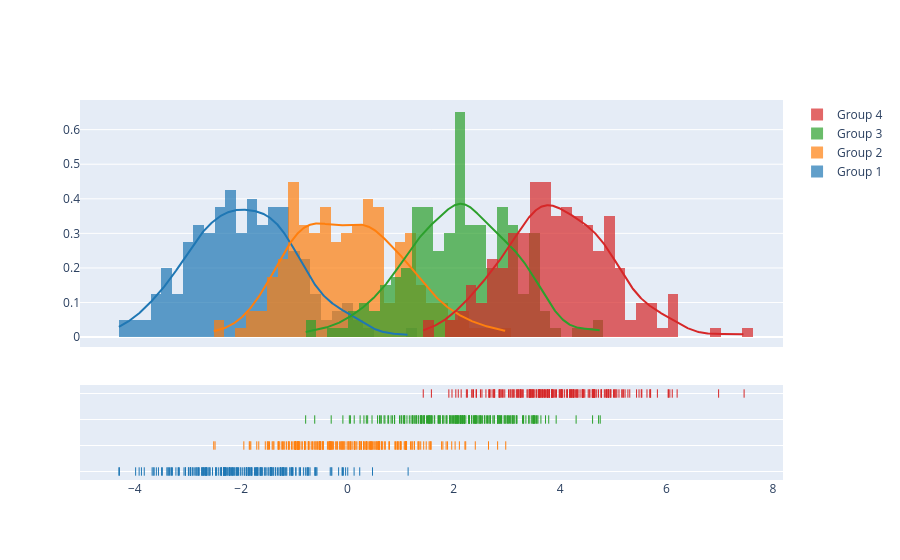

The cell this chart's notebook holds for it:
### Code cell
import plotly.figure_factory as ff

# Add histogram data
x1 = np.random.randn(200) - 2
x2 = np.random.randn(200)
x3 = np.random.randn(200) + 2
x4 = np.random.randn(200) + 4

# Group data together
hist_data = [x1, x2, x3, x4]

group_labels = ['Group 1', 'Group 2', 'Group 3', 'Group 4']

# Create distplot with custom bin_size
fig = ff.create_distplot(hist_data, group_labels, bin_size=.2)
fig.show()

### Figure 1 — Plotly figure (JSON) as saved in the notebook; plotly's stock layout.template omitted (floating-point values rounded to 4 significant figures; data arrays with more than 128 entries replaced by an {"elided": "..."} marker saying what was removed)
{"data": [{"autobinx": false, "histnorm": "probability density", "legendgroup": "Group 1", "marker": {"color": "rgb(31, 119, 180)"}, "name": "Group 1", "opacity": 0.7, "type": "histogram", "x": {"elided": "200 float values"}, "xaxis": "x", "xbins": {"end": 1.141, "size": 0.2, "start": -4.299}, "yaxis": "y"}, {"autobinx": false, "histnorm": "probability density", "legendgroup": "Group 2", "marker": {"color": "rgb(255, 127, 14)"}, "name": "Group 2", "opacity": 0.7, "type": "histogram", "x": {"elided": "200 float values"}, "xaxis": "x", "xbins": {"end": 2.977, "size": 0.2, "start": -2.515}, "yaxis": "y"}, {"autobinx": false, "histnorm": "probability density", "legendgroup": "Group 3", "marker": {"color": "rgb(44, 160, 44)"}, "name": "Group 3", "opacity": 0.7, "type": "histogram", "x": {"elided": "200 float values"}, "xaxis": "x", "xbins": {"end": 4.754, "size": 0.2, "start": -0.7862}, "yaxis": "y"}, {"autobinx": false, "histnorm": "probability density", "legendgroup": "Group 4", "marker": {"color": "rgb(214, 39, 40)"}, "name": "Group 4", "opacity": 0.7, "type": "histogram", "x": {"elided": "200 float values"}, "xaxis": "x", "xbins": {"end": 7.46, "size": 0.2, "start": 1.425}, "yaxis": "y"}, {"legendgroup": "Group 1", "marker": {"color": "rgb(31, 119, 180)"}, "mode": "lines", "name": "Group 1", "showlegend": false, "type": "scatter", "x": {"elided": "500 float values"}, "xaxis": "x", "y": {"elided": "500 float values"}, "yaxis": "y"}, {"legendgroup": "Group 2", "marker": {"color": "rgb(255, 127, 14)"}, "mode": "lines", "name": "Group 2", "showlegend": false, "type": "scatter", "x": {"elided": "500 float values"}, "xaxis": "x", "y": {"elided": "500 float values"}, "yaxis": "y"}, {"legendgroup": "Group 3", "marker": {"color": "rgb(44, 160, 44)"}, "mode": "lines", "name": "Group 3", "showlegend": false, "type": "scatter", "x": {"elided": "500 float values"}, "xaxis": "x", "y": {"elided": "500 float values"}, "yaxis": "y"}, {"legendgroup": "Group 4", "marker": {"color": "rgb(214, 39, 40)"}, "mode": "lines", "name": "Group 4", "showlegend": false, "type": "scatter", "x": {"elided": "500 float values"}, "xaxis": "x", "y": {"elided": "500 float values"}, "yaxis": "y"}, {"legendgroup": "Group 1", "marker": {"color": "rgb(31, 119, 180)", "symbol": "line-ns-open"}, "mode": "markers", "name": "Group 1", "showlegend": false, "type": "scatter", "x": {"elided": "200 float values"}, "xaxis": "x", "y": {"elided": "200 str values"}, "yaxis": "y2"}, {"legendgroup": "Group 2", "marker": {"color": "rgb(255, 127, 14)", "symbol": "line-ns-open"}, "mode": "markers", "name": "Group 2", "showlegend": false, "type": "scatter", "x": {"elided": "200 float values"}, "xaxis": "x", "y": {"elided": "200 str values"}, "yaxis": "y2"}, {"legendgroup": "Group 3", "marker": {"color": "rgb(44, 160, 44)", "symbol": "line-ns-open"}, "mode": "markers", "name": "Group 3", "showlegend": false, "type": "scatter", "x": {"elided": "200 float values"}, "xaxis": "x", "y": {"elided": "200 str values"}, "yaxis": "y2"}, {"legendgroup": "Group 4", "marker": {"color": "rgb(214, 39, 40)", "symbol": "line-ns-open"}, "mode": "markers", "name": "Group 4", "showlegend": false, "type": "scatter", "x": {"elided": "200 float values"}, "xaxis": "x", "y": {"elided": "200 str values"}, "yaxis": "y2"}], "layout": {"barmode": "overlay", "hovermode": "closest", "legend": {"traceorder": "reversed"}, "xaxis": {"anchor": "y2", "domain": [0.0, 1.0], "zeroline": false}, "yaxis": {"anchor": "free", "domain": [0.35, 1], "position": 0.0}, "yaxis2": {"anchor": "x", "domain": [0, 0.25], "dtick": 1, "showticklabels": false}}}
